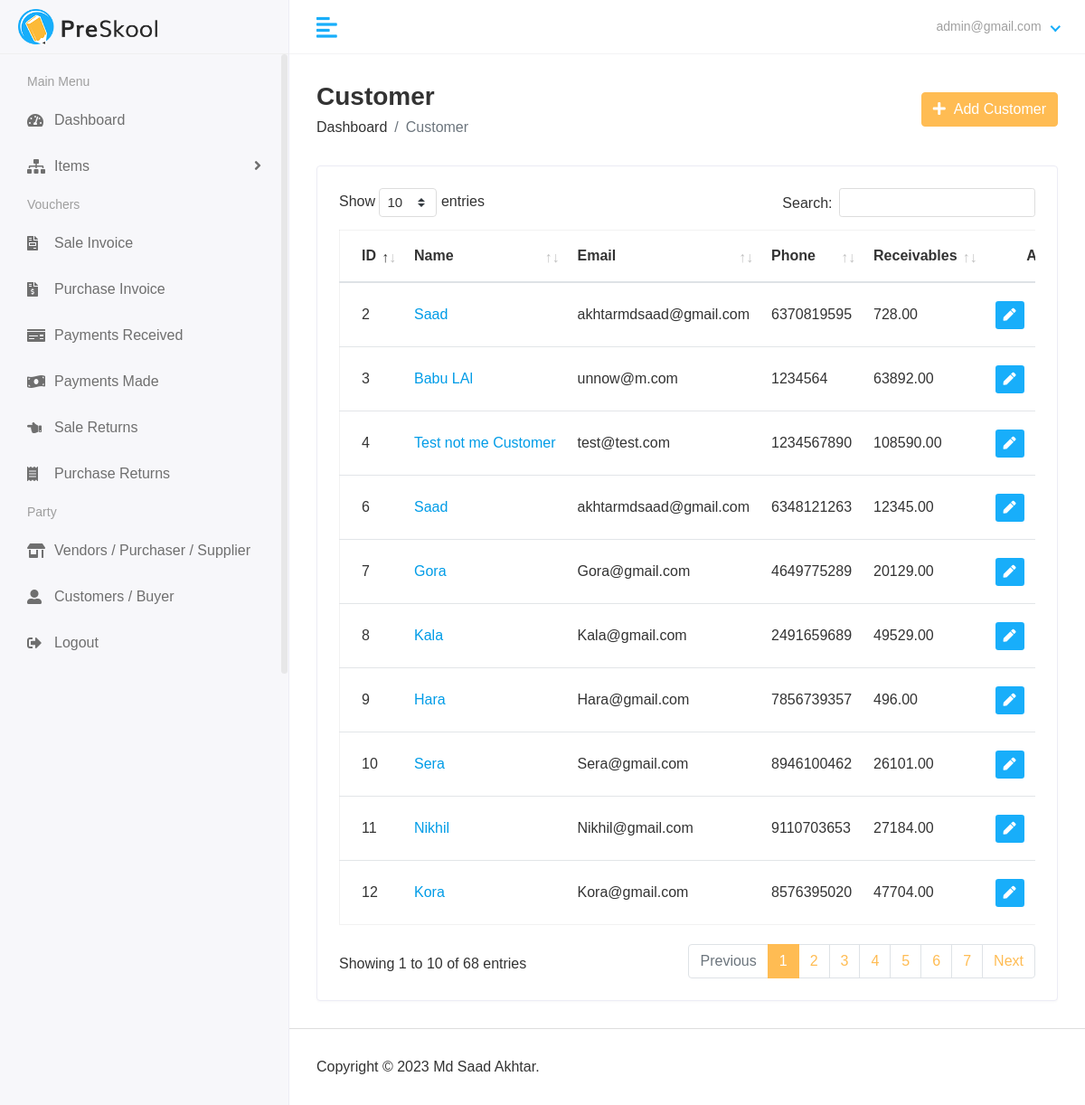
The page /finance/view_customers/ (signed in) on the database its author committed.
### accounts/models.py (models this page shows)
class CustomUser(AbstractUser):
    def __str__(self):
        return self.email

### finance/models.py (models this page shows, shortened)
class Customer(models.Model):
    name = models.CharField(_("name"), max_length=50)
    email = models.EmailField(_("email"), max_length=254,null=True)
    phone = models.CharField(_("phone"), max_length=50, null=True)
    address = models.TextField()
    state = models.IntegerField(choices=STATES,default=1)
    gstin = models.CharField(_("gstin"), max_length=15,null=True)
    pancard = models.CharField(_("pancard"), max_length=15,null=True)
    save_last_rate = models.IntegerField(choices=YES_NO,default=2)
    current_balance = models.DecimalField(max_digits=10, decimal_places=2,default=decimal.Decimal(0))
    created_at = models.DateTimeField(auto_now_add=True,null = True)
    updated_at = models.DateTimeField(auto_now_add=True,null = True)
    changed_by_user = models.ForeignKey(CustomUser,on_delete=models.PROTECT,null=True)

### finance/views.py (the view)
# urls.py: path('view_customers/',views.view_customers,name="view_customers"),
@login_required(login_url="account_login")
def view_customers(request):
    if not request.user.has_perm('finance.view_customer'):
        return HttpResponse("Permission Error. Sorry You are not authorised to visit this page")
    customers = Customer.objects.all()
    return render(request,"hod/view_customer.html",{
        "customers":customers
    })

### finance/templates/hod/view_customer.html (shortened to what this page needs)
{% extends 'base.html' %}
{% block content %}
<div class="main-wrapper">
  <div class="page-wrapper">
    <div class="content container-fluid">
      <div class="page-header">
        <div class="row align-items-center">
          <div class="col">
            <h3 class="page-title">Customer</h3>
            <ul class="breadcrumb">
              <li class="breadcrumb-item">
                <a href="{% url 'finance_dashboard' %}">Dashboard</a>
              </li>
              <li class="breadcrumb-item active">Customer</li>
            </ul>
          </div>
          <div class="col-auto text-right float-right ml-auto">
            <a href="{% url 'add_customers' %}" class="btn btn-primary"
              ><i class="fas fa-plus"></i> &nbsp;Add Customer
            </a>
          </div>
        </div>
      </div>
      <div class="row">
        <div class="col-sm-12">
          <div class="card card-table">
            <div class="card-body">
              <div class="table-responsive">
                <table id="table_id" class="table table-hover table-center mb-0">
                    <thead>
                      <tr>
                        <th>ID</th>
                        <th>Name</th>
                        <th>Email</th>
                        <th>Phone</th>
                        <th>Receivables</th>
                        <th class="text-right">Action</th>
                      </tr>
                    </thead>
                    <tbody>
                      {% for i in customers %}
                      <tr>
                        <td>{{i.id}}</td>
                        <td><a href="{% url 'view_customers_id' i.id %}">{{i.name}}</a></td>
                        <td>{{i.email}}</td>
                        <td>{{i.phone}}
                        </td>
                        <td>{{i.current_balance}}</td>
                        <td class="text-right">
                          <div class="actions">
                            <a
                              href="{% url 'edit_customer' i.id %}"
                              class="btn btn-sm bg-success-light mr-2"
                            >
                              <i class="fas fa-pen"></i>
                            </a>
                          </div>
                        </td>
                      </tr>
                      {% endfor %}
                    </tbody>
                  </table>
              </div>
            </div>
          </div>
        </div>
      </div>
    </div>
    {% endblock content %}

### finance/templates/includes/header.html (shortened to what this page needs)
{% load static %}
<div class="header">
    <div class="header-left">
       <a href="index.html" class="logo">
       <img src="{% static 'assets/img/logo.png' %}" alt="Logo">
       </a>
    </div>
    <a href="javascript:void(0);" id="toggle_btn">
    <i class="fas fa-align-left"></i>
    </a>
    <ul class="nav user-menu">
       <li class="nav-item dropdown has-arrow">
          <a href="#" class="dropdown-toggle nav-link" data-toggle="dropdown">
          <span class="user-img">
            {% if request.user.first_name %}
               {{request.user.first_name}} {{request.user.last_name}}
            {% else %}
               {{request.user}}
            {% endif %}
         </span>
          </a>
       </li>
    </ul>
 </div>

### static/assets/css/style.css (style rules this page uses)
html { height: 100%; }
body { background-color: #fff; color: #333; font-family: 'Poppins', sans-serif; font-size: 1rem; height: 100%; line-height: 1.5; overflow-x: hidden; }
h1, h2, h3, h4, h5, h6 { font-family: 'Poppins', sans-serif; margin-top: 0; }
a { color: #009ce7; }
input, button, a { transition: all 0.4s ease; -moz-transition: all 0.4s ease; -o-transition: all 0.4s ease; -ms-transition: all 0.4s ease; -webkit-transition: all 0.4s ease; }
ul, ol { padding: 0px; list-style: none; }
.table { color: #333; max-width: 100%; margin-bottom: 0; width: 100%; }
.table.dataTable { border-collapse: collapse !important; border: 1px solid rgba(0, 0, 0, 0.05); }
.table thead tr th { font-weight: 600; }
.table tbody tr { border-bottom: 1px solid rgba(0, 0, 0, 0.05); }
.table.table-center td, .table.table-center th { vertical-align: middle; }
.card-table .card-body .table > thead > tr > th { border-top: 0; }
.card-table .card-body .table tr td:first-child, .card-table .card-body .table tr th:first-child { padding-left: 1.5rem; }
.card-table .card-body .table tr td:last-child, .card-table .card-body .table tr th:last-child { padding-right: 1.5rem; }
.card-table .table td, .card-table .table th { border-top: 1px solid #e2e5e8; padding: 1rem 0.75rem; white-space: nowrap; }
.btn-primary { background-color: #FFBC53; border: 1px solid #FFBC53; }
.card { border: 1px solid #ececf5; box-shadow: 0 1px 3px 0 rgba(0, 0, 0, 0.03); margin-bottom: 1.875rem; }
.card-body { padding: 1.5rem; }
.bg-success-light { background-color: #18aefa; color: #fff; }
.header { background-color: #fff; border-bottom: 1px solid #f3f3f4; left: 0; position: fixed; right: 0; top: 0; z-index: 1001; height: 60px; }
.header .header-left { float: left; height: 60px; padding: 0 20px; position: relative; width: 320px; z-index: 1; transition: all 0.2s ease-in-out; background-color: #f7f7fa; border-bottom: 1px solid #efefef; border-right: 1px solid #ececf5; display: flex; align-items: center; }
.header .header-left .logo { display: inline-block; line-height: 60px; }
.header .header-left .logo img { max-height: 40px; width: auto; }
.header .dropdown-toggle:after { display: none; }
.header .has-arrow .dropdown-toggle:after { border-top: 0; border-left: 0; border-bottom: 2px solid #18aefa; border-right: 2px solid #18aefa; content: ''; height: 8px; display: inline-block; pointer-events: none; -webkit-transform-origin: 66% 66%; -ms-transform-origin: 66% 66%; transform-origin: 66% 66%; -webkit-transform: rotate(45deg); -ms-transform: rotate(45deg); transform: rotate(45deg); -webkit-transition: all 0.15s ease-in-out; transition: all 0.15s ease-in-out; width: 8px; vertical-align: 0px; }
.user-menu { float: right; margin: 0; position: relative; z-index: 99; padding-right: 15px; }
.user-menu.nav > li > a { color: #a0a0a0; font-size: 14px; line-height: 58px; padding: 0 15px; height: 60px; }
.user-img { margin-right: 3px; position: relative; }
.main-wrapper { width: 100%; height: 100vh; min-height: 100vh; }
.page-wrapper { margin-left: 320px; padding-top: 60px; position: relative; transition: all 0.4s ease; }
.page-wrapper > .content { padding: 1.875rem 1.875rem 0; }
.page-header { margin-bottom: 1.875rem; }
.page-header .breadcrumb { background-color: transparent; color: #6c757d; font-size: 1rem; font-weight: 500; margin-bottom: 0; padding: 0; }
.page-header .breadcrumb a { color: #333; }
.page-title { font-size: 28px; font-weight: 600; color: #333; margin-bottom: 5px; }
@media (min-width: 992px) { #toggle_btn { align-items: center; color: #18aefa; display: inline-flex; float: left; font-size: 26px; height: 60px; justify-content: center; margin-left: 15px; padding: 0 15px; } }

### rows shown on the page
CustomUser: user "admin@gmail.com"
Customer: id "2", name "Saad", email "akhtarmdsaad@gmail.com", phone "6370819595", current_balance "728.00"
Customer: id "3", name "Babu LAl", email "unnow@m.com", phone "1234564", current_balance "63892.00"
Customer: id "4", name "Test not me Customer", email "test@test.com", phone "1234567890", current_balance "108590.00"
Customer: id "6", name "Saad", email "akhtarmdsaad@gmail.com", phone "6348121263", current_balance "12345.00"
Customer: id "7", name "Gora", email "Gora@gmail.com", phone "4649775289", current_balance "20129.00"
Customer: id "8", name "Kala", email "Kala@gmail.com", phone "2491659689", current_balance "49529.00"
Customer: id "9", name "Hara", email "Hara@gmail.com", phone "7856739357", current_balance "496.00"
Customer: id "10", name "Sera", email "Sera@gmail.com", phone "8946100462", current_balance "26101.00"
Customer: id "11", name "Nikhil", email "Nikhil@gmail.com", phone "9110703653", current_balance "27184.00"
Customer: id "12", name "Kora", email "Kora@gmail.com", phone "8576395020", current_balance "47704.00"
